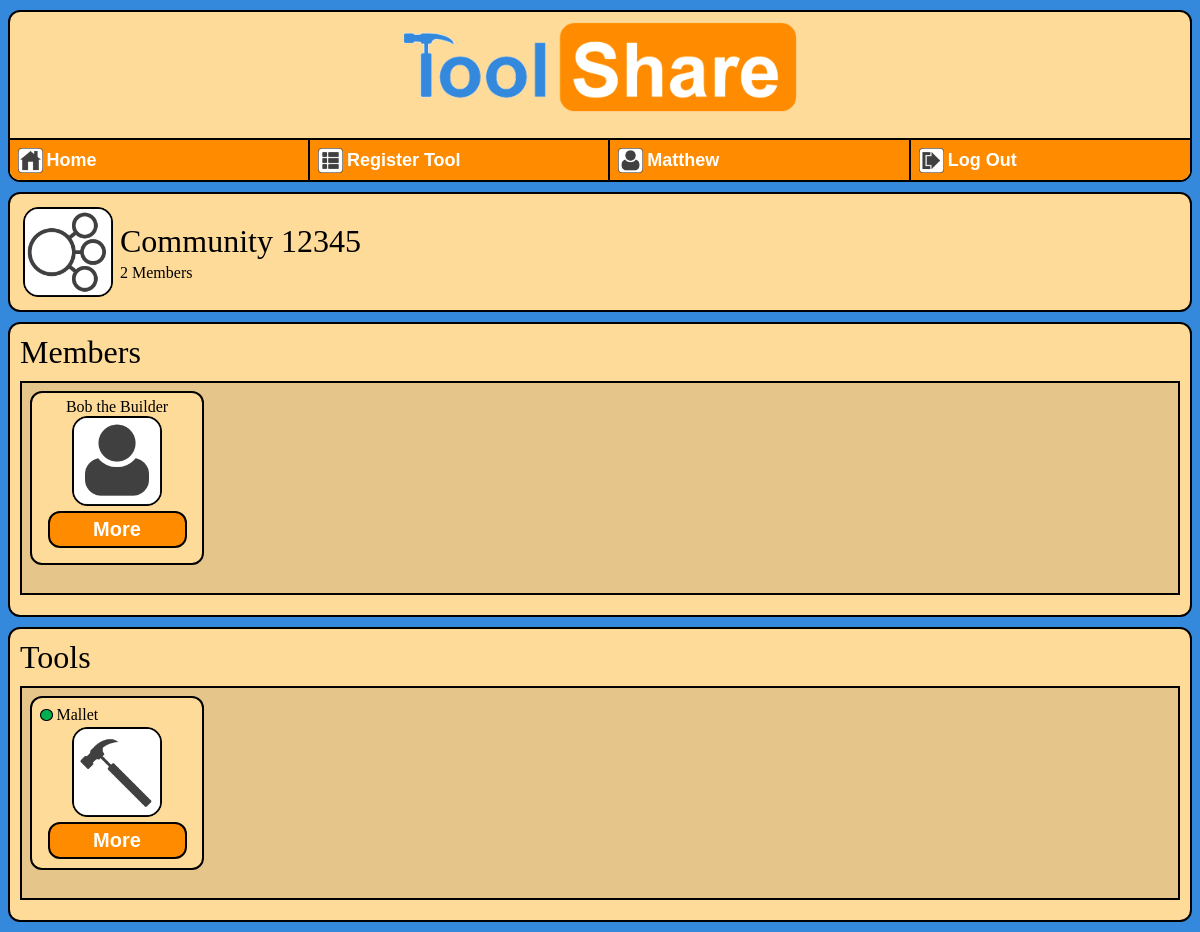
The app's page / (signed in) with its own data.
### tools/models.py (models this page shows, shortened)
class UserProfile(models.Model):
    user = models.OneToOneField(User)
    community = models.ForeignKey(Community)
    sharer_rating = models.FloatField(default=0)
    sharer_rating_count = models.IntegerField(default=0)
    borrower_rating = models.FloatField(default=0)
    borrower_rating_count = models.IntegerField(default=0)

class Community(models.Model):
    zip_code = models.IntegerField()
    def num_members(self):
        member_list = UserProfile.objects.filter(community = self)
        return len(member_list)

class Tool(models.Model):
    owner = models.ForeignKey(UserProfile)
    tool_name = models.CharField(max_length=30)
    tool_desc = models.CharField(max_length=512)
    TOOL_TYPE_CHOICES = (
            (0,"Powertool"),
            (1,"Construction"),
            (2,"Automotive"),
            (3,"Garden"),
            (4,"Other"),
            )
    tool_type = models.IntegerField(choices=TOOL_TYPE_CHOICES)
    def rentable_default():
        return 1
    rentable = models.BooleanField(default=rentable_default)
    def requested(self):
        request_list = RentRequest.objects.filter(tool_requested = self, req_status = 0)
        if len(request_list) > 0:
            return 1
        else:
            return 0

### tools/views/index_controller.py (the view)
# urls.py: url(r'^$', index_controller.index, name="tools"),
def index(request):
    if request.user.is_authenticated():
        user_profile = UserProfile.objects.get(user=request.user)
        user_list = UserProfile.objects.filter(community=user_profile.community).order_by('user').exclude(user = user_profile.user)
        tool_list = Tool.objects.filter().order_by('-rentable', '-pk').exclude(owner=user_profile)
        request_list = RentRequest.objects.filter()
        context = {'tool_list': tool_list, 'user_list' : user_list, 'user': user_profile, 'request_list' : request_list}
        return render(request, 'tools/index.html', context)
    return render(request, 'tools/login.html', None)

### tools/templates/tools/index.html (shortened to what this page needs)
{% load staticfiles %}
<head>
	<link rel="stylesheet" type="text/css" href="{% static 'tools/style.css' %}" />
</head>
{% include "tools/banner.html" %}
<dir>
    <table>
        <tr>
            <td>
                <img id="pic" src="{% static 'tools/community.png' %}"/>
            </td>
            <td>
                <table>
                    <tr>
                        <td>
                            <font size ="6">Community {{ user.community.zip_code }}</font>
                        </td>
                    </tr>
                    <tr>
                        <td>
                            {{user.community.num_members}} Members
                        </td>
                    </tr>
                </table>
            </td>
        </tr>
    </table>
</dir>
<dir>
        <font size="6"> Members</font>
            <dir id="scrollable">
				<table>
                    <tr>
                        {% for user in user_list %}
                            {% include "tools/user_block.html" %}
                        {% endfor %}
                    </tr>
                </table>
			</dir>
</dir>
<dir>
		<font size="6"> Tools</font>
            <dir id="scrollable">
                <table>
                    <tr>
                        {% for tool in tool_list %}
                            {% include "tools/tool_block.html" %}
                    {% endfor %}
                    </tr>
                </table>
            </dir>
</dir>

### tools/templates/tools/banner.html (shortened to what this page needs)
{% load staticfiles %}
<dir id = "banner">
	<center><a href="{% url 'tools:tools' %}"><img id="bannerpic" src="{% static 'tools/banner.png' %}"/></a></center>
	<br>
    {% if user.user.is_authenticated%}
    <dir id = "nav">
    <ul>
        <li class="auth">
            <a href="{% url 'tools:tools' %}" id="nav">
                <table>
                    <tr>
                        <td>
                            <img id="pic_small" src="{% static 'tools/home.png' %}"/>
                        </td>
                        <td>
                            <font size=4>Home</font>
                        </td>
                    </tr>
                </table>
            </a>
        </li>
        <li class="auth">
            <a href="{%url 'tools:list'%}"id="nav">
                <table>
                    <tr>
                        <td>
                            <img id="pic_small" src="{% static 'tools/register.png' %}"/>
                        </td>
                        <td>
                            <font size=4>Register Tool</font>
                        </td>
                    </tr>
                </table>
            </a>
        </li>
        <li class="auth">
            <a href="{% url 'tools:user' %}?u={{user.pk}}"id="nav">
                <table>
                    <tr>
                        <td>
                            <img id="pic_small" src="{% static 'tools/user.png' %}"/>
                        </td>
                        <td>
                            <font size=4>{{user.user.first_name}}</font>
                        </td>
                    </tr>
                </table>
            </a>
        </li>
        <li class="auth">
            <a href="{%url 'tools:login'%}?a=1"id="nav">
                <table>
                    <tr>
                        <td>
                            <img id="pic_small" src="{% static 'tools/logout.png' %}"/>
                        </td>
                        <td>
                            <font size=4>Log Out</font>
                        </td>
                    </tr>
                </table>
            </a>
        </li>
    </ul>
    {% endif %}
    </dir>
</dir>

### tools/templates/tools/user_block.html
{% load staticfiles %}
<td>
    <dir id="block">
        <center>
            {{ user.user.get_full_name }}
            <br>
            <img id="pic" src="{% static 'tools/user.png' %}"/>
            <a href="{% url 'tools:user' %}?u={{user.pk}}"id="button">More</a>
        </center>
    </dir>
</td>

### tools/templates/tools/tool_block.html (shortened to what this page needs)
{% load staticfiles %}
<td>
    <dir id="block">
        <table>
            <tr>
                <td>
                    {% include "tools/status.html" %}
                </td>
                <td>
                    <p class="title">
                        {{ tool.tool_name }}
                </td>
            </tr>
        </table>
        <center>
            {% include "tools/icon.html" %}
            <a href="{% url 'tools:detail' tool.id %}"id="button">More</a>
        </center>
    </dir>
</td>

### tools/templates/tools/status.html
{% load staticfiles %}
{% if tool.rentable == 0 %}
    <img id="status" src="{% static 'tools/unavailable.png' %}"/>
{%else%}
    {% if tool.requested %}
        <img id="status" src="{% static 'tools/pending.png' %}"/>
    {% else %}
        <img id="status" src="{% static 'tools/available.png' %}"/>
    {% endif %}
{% endif %}

### tools/templates/tools/icon.html
{% load staticfiles %}
{%if tool.get_tool_type_display == "Powertool" %}
    <img id="pic" src="{% static 'tools/powertool.png' %}"/>
{%elif tool.get_tool_type_display == "Construction" %}
    <img id="pic" src="{% static 'tools/hammer.png' %}"/>
{%elif tool.get_tool_type_display == "Automotive" %}
    <img id="pic" src="{% static 'tools/wrench.png' %}"/>
{%elif tool.get_tool_type_display == "Garden" %}
    <img id="pic" src="{% static 'tools/shovel.png' %}"/>
{%else%}
    <img id="pic" src="{% static 'tools/other.png' %}"/>
{%endif%}

### tools/static/tools/style.css (style rules this page uses)
#bannerpic { padding: 10px; height: 90px; width: 394px; }
#pic { height: 90px; width: 90px; }
#pic_small { height: 25px; width: 25px; }
#status { margin: 0px; height: 12.5px; width: 12.5px; }
#banner { padding: 0px; }
#nav { box-sizing:border-box; border-radius: 0px; border: 1px solid black; width: 102%; padding: 0px; margin: -2px; overflow:hidden; }
#nav ul { margin: 0; padding: 0; list-style:none; box-sizing:border-box }
#nav ul li.auth { float:left; padding: 0px; width: 25%; box-sizing:border-box }
#nav ul li a { display: block; text-decoration: none; background: #FF8C00; width: 100%; padding: 5px; height: 43px; border: 1px solid black; border-radius: 0px; margin: -0.5px; float: left; display: block; }
#nav ul li a tr td { font-size: 125%; font-family: "Arial", Arial, sans-serif; font-weight: bold; color: #FFFFFF; }
#block { background: #FFDB99; width: 160px; height: 160px; padding: 5px; border: 2px solid black; border-radius: 12px; margin: 5px; overflow: hidden; }
p.title { white-space: nowrap; }
#button { display: block; background: #FF8C00; padding: 5px; width: 125px; border: 2px solid black; border-radius: 12px; margin: 5px; font-size: 125%; font-family: "Arial", Arial, sans-serif; font-weight: bold; text-decoration: none; text-align: center; color: #FFFFFF; }
#scrollable { background: #E6C58A; border-radius: 0px; padding: 0px; border: 2 px solid black; height: 210px; overflow-x: auto; }
dir { background: #FFDB99; padding: 10px; border: 2px solid black; border-radius: 12px; margin: 10px auto; overflow: hidden }

### records on screen
UserProfile: user.first_name "Matthew", community.zip_code "12345", community.num_members "2"
UserProfile: user.get_full_name "Bob the Builder"
Tool: rentable True (drawn), tool_name "Mallet", tool_type 1 (drawn)
